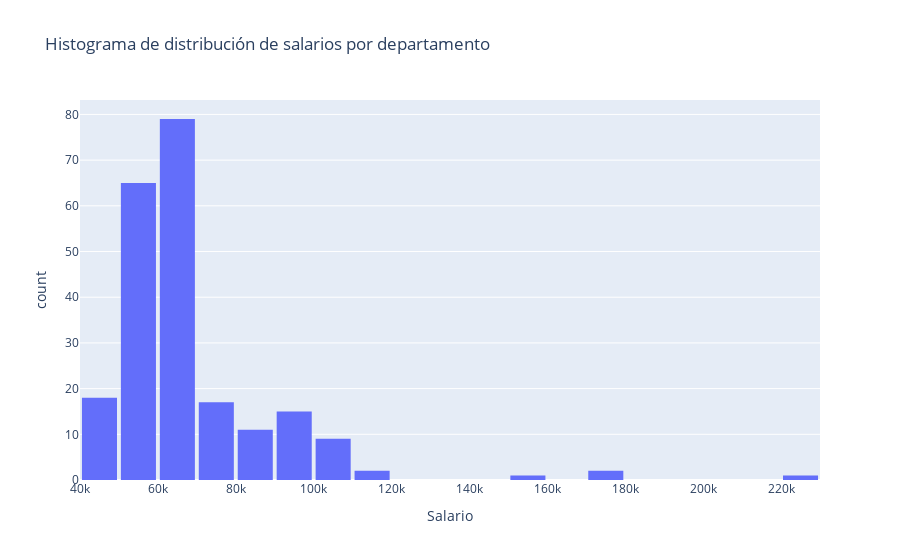

The notebook cell this image was saved under:
### Markdown cell above
## 6. Distribución de salarios

### Code cell
fig6 = px.histogram(
    df,
    x="Salary",
    nbins=30,
    title="Histograma de distribución de salarios por departamento",
    labels={"Salary": "Salario"},
)
fig6.update_layout(bargap=0.1)
fig6.show()

### Figure 1 — Plotly figure (JSON) as saved in the notebook; plotly's stock layout.template omitted (floating-point values rounded to 4 significant figures; data arrays with more than 128 entries replaced by an {"elided": "..."} marker saying what was removed)
{"data": [{"alignmentgroup": "True", "bingroup": "x", "hovertemplate": "Salario=%{x}<br>count=%{y}<extra></extra>", "legendgroup": "", "marker": {"color": "#636efa", "pattern": {"shape": ""}}, "name": "", "nbinsx": 30, "offsetgroup": "", "orientation": "v", "showlegend": false, "type": "histogram", "x": {"elided": "220 int values"}, "xaxis": "x", "yaxis": "y"}], "layout": {"bargap": 0.1, "barmode": "relative", "legend": {"tracegroupgap": 0}, "title": {"text": "Histograma de distribución de salarios por departamento"}, "xaxis": {"anchor": "y", "domain": [0, 1], "title": {"text": "Salario"}}, "yaxis": {"anchor": "x", "domain": [0, 1], "title": {"text": "count"}}}}
